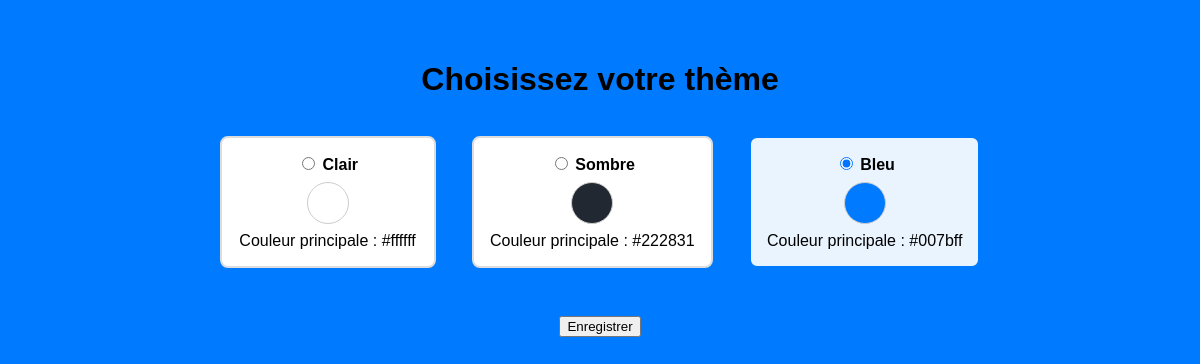
The page /pages/theme.php (signed in) on the database its author committed.
### tables this page shows
CREATE TABLE utilisateurs (
            id INTEGER PRIMARY KEY AUTOINCREMENT,
            nom TEXT NOT NULL,
            email TEXT NOT NULL UNIQUE,
            mot_de_passe TEXT NOT NULL
        , photo TEXT, description TEXT, theme_id INTEGER);

CREATE TABLE themes (
            id INTEGER PRIMARY KEY AUTOINCREMENT,
            name TEXT NOT NULL,
            primary_color TEXT NOT NULL
        );

### pages/theme.php (the view, shortened to what this page needs)
<?php
$db = new PDO("sqlite:../db/ma_base.db");
try {
    $db->exec("ALTER TABLE utilisateurs ADD COLUMN theme_id INTEGER");
} catch (PDOException $e) {
    if (strpos($e->getMessage(), 'duplicate column name') === false) {
        throw $e;
    }
}
$user_id = $_SESSION["utilisateur_id"];
$themes = $db->query("SELECT * FROM themes")->fetchAll(PDO::FETCH_ASSOC);
$stmt = $db->prepare("SELECT * FROM utilisateurs WHERE id = :id");
$stmt->bindParam(':id', $user_id);
$stmt->execute();
$utilisateur = $stmt->fetch(PDO::FETCH_ASSOC);
$current_theme_id = isset($utilisateur['theme_id']) ? $utilisateur['theme_id'] : null;
?>
<!DOCTYPE html>
<html lang="fr">
<head>
</head>
<body>
    <h1>Choisissez votre thème</h1>
    <form method="post">
        <?php foreach ($themes as $theme): ?>
            <label class="theme-option<?= $theme['id'] == $current_theme_id ? ' current' : '' ?>">
                <input type="radio" name="theme_id" value="<?= $theme['id'] ?>" <?= $theme['id'] == $current_theme_id ? 'checked' : '' ?>>
                <strong><?= htmlspecialchars($theme['name']) ?></strong>
                <span class="theme-color" style="background:<?= htmlspecialchars($theme['primary_color']) ?>"></span>
                <div>Couleur principale : <?= htmlspecialchars($theme['primary_color']) ?></div>
            </label>
        <?php endforeach; ?>
        <div style="margin-top:2em;">
            <button type="submit">Enregistrer</button>
        </div>
    </form>
</body>
</html>

### rows shown on the page
themes: name "Clair", primary_color "#ffffff"
utilisateurs: theme_id "☐ Clair Couleur principale : #ff", theme_id "☐ Sombre Couleur principale : #2", theme_id "☑ Bleu Couleur principale : #007"
themes: name "Sombre", primary_color "#222831"
themes: name "Bleu", primary_color "#007bff"
